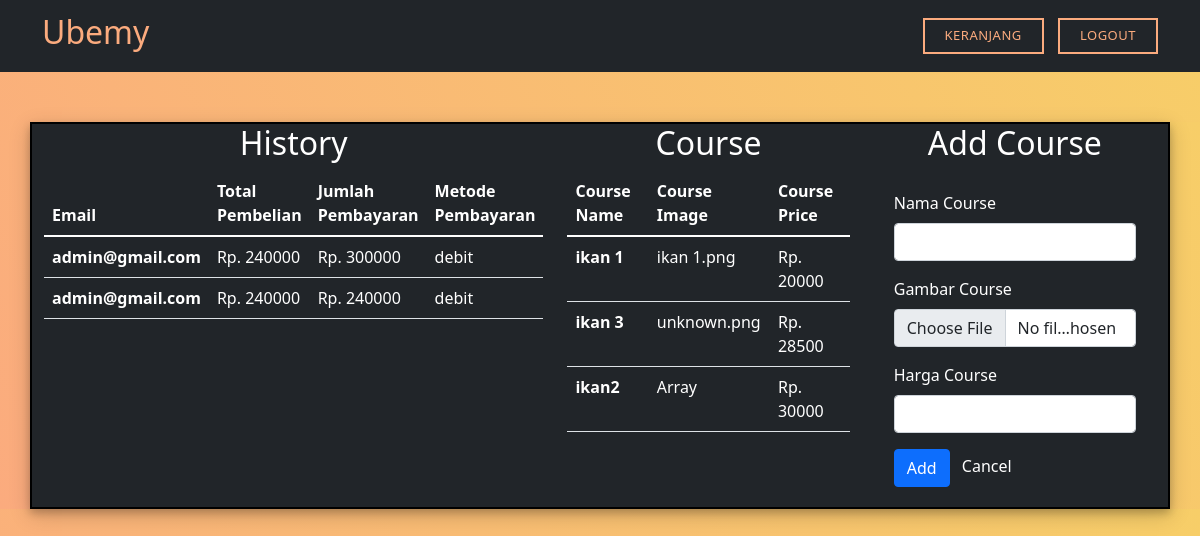
Screenshot of /course/admin.php (signed in) with the database file from the repository.
### tables this page shows
CREATE TABLE `ik_payment_history` (
  `id` int(50) NOT NULL,
  `email` varchar(255) NOT NULL,
  `total_pembelian` int(50) NOT NULL,
  `jml_bayar` int(50) NOT NULL,
  `metode_bayar` varchar(255) NOT NULL,
  `shipment` varchar(255) NOT NULL
);

CREATE TABLE `ik_item` (
  `id` int(50) NOT NULL,
  `nama_item` varchar(255) NOT NULL,
  `img_item` varchar(255) NOT NULL,
  `harga_item` int(50) NOT NULL
);

### course/connect.php (called while the page is built, shortened)
<?php
class config
{
    public function __construct()
    {
        $host = "localhost";
        $username = "root";
        $pass = "";
        $dbname = "ikan";
        try {
            $this->pdo = new PDO(
                "mysql:host=$host;dbname=$dbname",
                $username,
                $pass,
            );
            $this->pdo->setAttribute(PDO::ATTR_ERRMODE, PDO::ERRMODE_EXCEPTION);
        } catch (PDOException $e) {
            echo "Connection failed :" . $e->getMessage();
        }
    }
    public function showItems()
    {
        $query = $this->pdo->prepare("SELECT * FROM ik_item ORDER BY nama_item ASC");
        $query->execute();
        return $query->fetchAll();
    }
    public function showHistory()
    {
        $query = $this->pdo->prepare("SELECT * FROM ik_payment_history ORDER BY id ASC");
        $query->execute();
        return $query->fetchAll();
    }
}

### course/admin.php (the view, shortened to what this page needs)
<?php
require "connect.php";
$con = new config();
$history = $con->showHistory();
$items = $con->showItems();
if ($_SESSION['nama'] == "admin") {
?>
    <!doctype html>
    <html lang="en">
    <head>
        <link href="https://cdn.jsdelivr.net/npm/bootstrap@5.1.3/dist/css/bootstrap.min.css" rel="stylesheet">
        <link rel="stylesheet" href="css/everything.css">
    </head>
    <body>
        <header class="fixed-header">
            <nav class="navbar navbar-expand-lg bg-dark">
                <div class="container">
                    <a class="navbar-brand" href="index.php">
                        <h2>Ubemy</h2>
                    </a>
                    <?php if (!isset($_SESSION['nama'])) { ?>
                        <div class="functional-buttons">
                            <ul>
                                <li><a href="login.php">Log in</a></li>
                            </ul>
                        </div>
                    <?php
                    } else { ?>
                        <div class="functional-buttons">
                            <ul>
                                <li><a href="cart.php">Keranjang</a></li>
                                <li><a href="logout.php">Logout</a></li>
                            </ul>
                        </div>
                    <?php } ?>
                </div>
            </nav>
        </header>
        <div class="cart">
            <div class="container bg-dark text-white">
                <div class="row">
                    <div class="col">
                        <h2 class="text-center">History</h2>
                        <ul class="list-group list-group-flush">
                            <table class="table">
                                <thead class="thead-light">
                                    <tr>
                                        <th scope="col">Email</th>
                                        <th scope="col">Total Pembelian</th>
                                        <th scope="col">Jumlah Pembayaran</th>
                                        <th scope="col">Metode Pembayaran</th>
                                    </tr>
                                </thead>
                                <tbody>
                                    <?php foreach ($history as $row) : ?>
                                        <tr>
                                            <th scope="row"><?= $row['email']; ?></th>
                                            <td>Rp. <?= $row['total_pembelian']; ?></td>
                                            <td>Rp. <?= $row['jml_bayar']; ?></td>
                                            <td><?= $row['metode_bayar']; ?></td>
                                        </tr>
                                    <?php endforeach ?>
                                </tbody>
                            </table>
                        </ul>
                    </div>
                    <div class="col">
                        <h2 class="text-center">Course</h2>
                        <ul class="list-group list-group-flush">
                            <table class="table">
                                <thead class="thead-light">
                                    <tr>
                                        <th scope="col">Course Name</th>
                                        <th scope="col">Course Image</th>
                                        <th scope="col">Course Price</th>
                                    </tr>
                                </thead>
                                <tbody>
                                    <?php foreach ($items as $row2) : ?>
                                        <tr>
                                            <th scope="row"><?= $row2['nama_item']; ?></th>
                                            <td><?= $row2['img_item']; ?></td>
                                            <td>Rp. <?= $row2['harga_item']; ?></td>
                                        </tr>
                                    <?php endforeach ?>
                                </tbody>
                            </table>
                        </ul>
                    </div>
                    <div class="col">
                        <h2 class="text-center">Add Course</h2>
                        <form method="post" action="" enctype="multipart/form-data">
                            <div class="mb-3">
                                <label class="form-label">
                                    Nama Course</label>
                                <input type="text" class="form-control" name="nama_item" required>
                            </div>
                            <div class="mb-3">
                                <label class="form-label">
                                    Gambar Course</label>
                                <input type="file" class="form-control" name="img_item" required>
                            </div>
                            <div class="mb-3">
                                <label class="form-label">
                                    Harga Course</label>
                                <input type="number" class="form-control" name="price_item" required>
                            </div>
                            <button type="submit" name="add" id="addbutton" class="btn btn-primary">
                                Add</button>
                            <a href="index.php" style="color:white; text-decoration: none;" class="mx-2">Cancel</a>
                        </form>
                    </div>
                </div>
            </div>
        </div>
    </body>
    </html>
<?php
} else {
    header("Location: index.php");
    exit;
}
?>

### course/css/everything.css (style rules this page uses)
* { margin: 0; padding: 0; box-sizing: border-box; }
body { background-color: #FBAB7E; background-image: linear-gradient(62deg, #FBAB7E 0%, #F7CE68 100%); }
.fixed-header { z-index: 10; margin-bottom: 50px; }
.fixed-header .navbar-brand { color: #FBAB7E; }
.functional-buttons { margin-left: 5%; }
.functional-buttons ul { margin: 0; padding: 0; }
.functional-buttons ul li { display: inline-block; margin-left: 10px; }
.fixed-header .functional-buttons ul li:first-child a { display: inline-block; background-color: transparent; border: 2px solid #FBAB7E; text-transform: uppercase; font-size: 13px; color: #FBAB7E; padding: 6px 20px; letter-spacing: 0.5px; transition: all 0.5s; }
.fixed-header .functional-buttons ul li:nth-child(2) a { display: inline-block; background-color: transparent; border: 2px solid #FBAB7E; text-transform: uppercase; font-size: 13px; color: #FBAB7E; padding: 6px 20px; letter-spacing: 0.5px; transition: all 0.5s; }
.fixed-header .functional-buttons ul li:last-child a { display: inline-block; background-color: transparent; text-transform: uppercase; font-size: 13px; color: #FBAB7E; padding: 6px 20px; letter-spacing: 0.5px; transition: all 0.5s; }
.fixed-header .functional-buttons ul { list-style: none; }
a { text-decoration: none !important; }
.cart { justify-content: center; align-items: center; background-color: #FBAB7E; background-image: linear-gradient(62deg, #FBAB7E 0%, #F7CE68 100%); }
.cart .container { justify-content: center; align-items: center; border: solid black 2px; box-shadow: 0 4px 8px 0 rgba(0, 0, 0, 0.2), 0 6px 20px 0 rgba(0, 0, 0, 0.19); }
.cart .container form { padding: 20px; }
.cart .container table { color: white; }

### rows the page displays
ik_payment_history: email "admin@gmail.com", total_pembelian "240000", jml_bayar "300000", metode_bayar "debit"
ik_payment_history: email "admin@gmail.com", total_pembelian "240000", jml_bayar "240000", metode_bayar "debit"
ik_item: nama_item "ikan 1", img_item "ikan 1.png", harga_item "20000"
ik_item: nama_item "ikan 3", img_item "unknown.png", harga_item "28500"
ik_item: nama_item "ikan2", img_item "Array", harga_item "30000"
